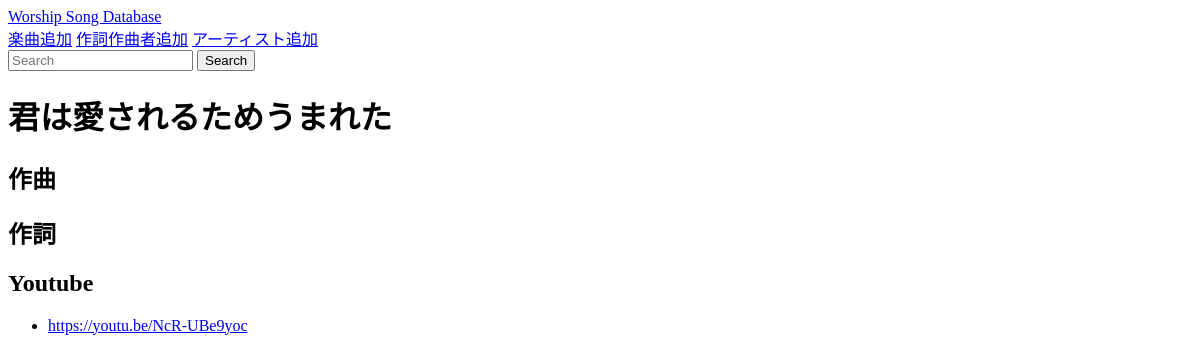
The page /app/detail/2/ on the database as committed earlier.
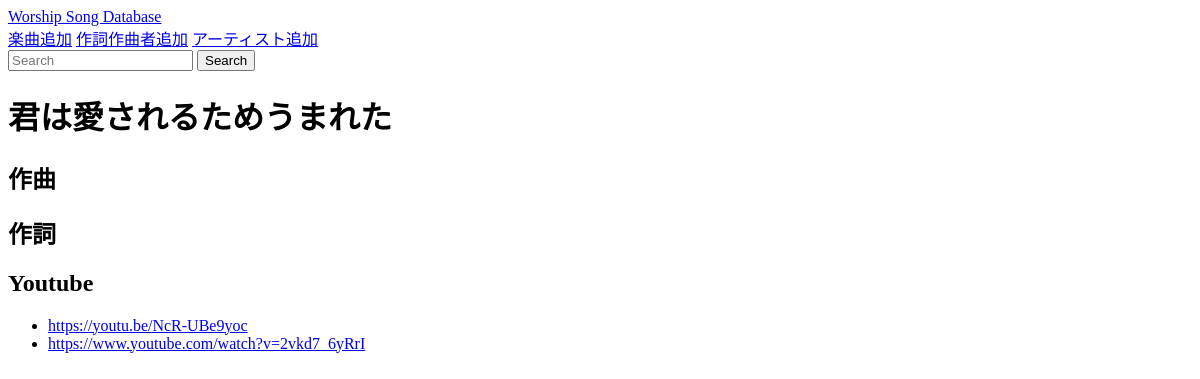
The same page on the database as committed later.
### app/models.py (models this page shows)
class Youtube(models.Model):
    url = models.URLField('URL')
    song = models.ForeignKey(Song, on_delete=models.PROTECT)
    def __str__(self):
        return self.url

### app/views.py (the view)
# urls.py: path('detail/<int:id>/', views.detail, name='detail'),
def detail(request, id):
    song = get_object_or_404(Song, id=id)
    context = {
        'song': song,
    }
    return render(request, 'app/song_detail.html', context)

### app/templates/app/song_detail.html
{% extends 'app/base.html' %}
{% block content %}
<h1 id="song_name">{{song.name}}</h1>
<h2 id="composer">作曲 {{song.composer}}</h2>
<h2 id="lyrist">作詞 {{song.lyrist}}</h2>
<h2 id="youtube">Youtube</h2>
<ul id="youtube-links">
    {% for link in song.youtube_set.all %}
    <li class="youtube-link"><a href="{{ link }}">{{ link }}</a></li>
    {% endfor %}
</ul>
{% endblock %}

Rows that differ between the two databases and show on the page:
added Youtube: url "https://www.youtube.com/watch?v=2vkd7_6yRrI"
